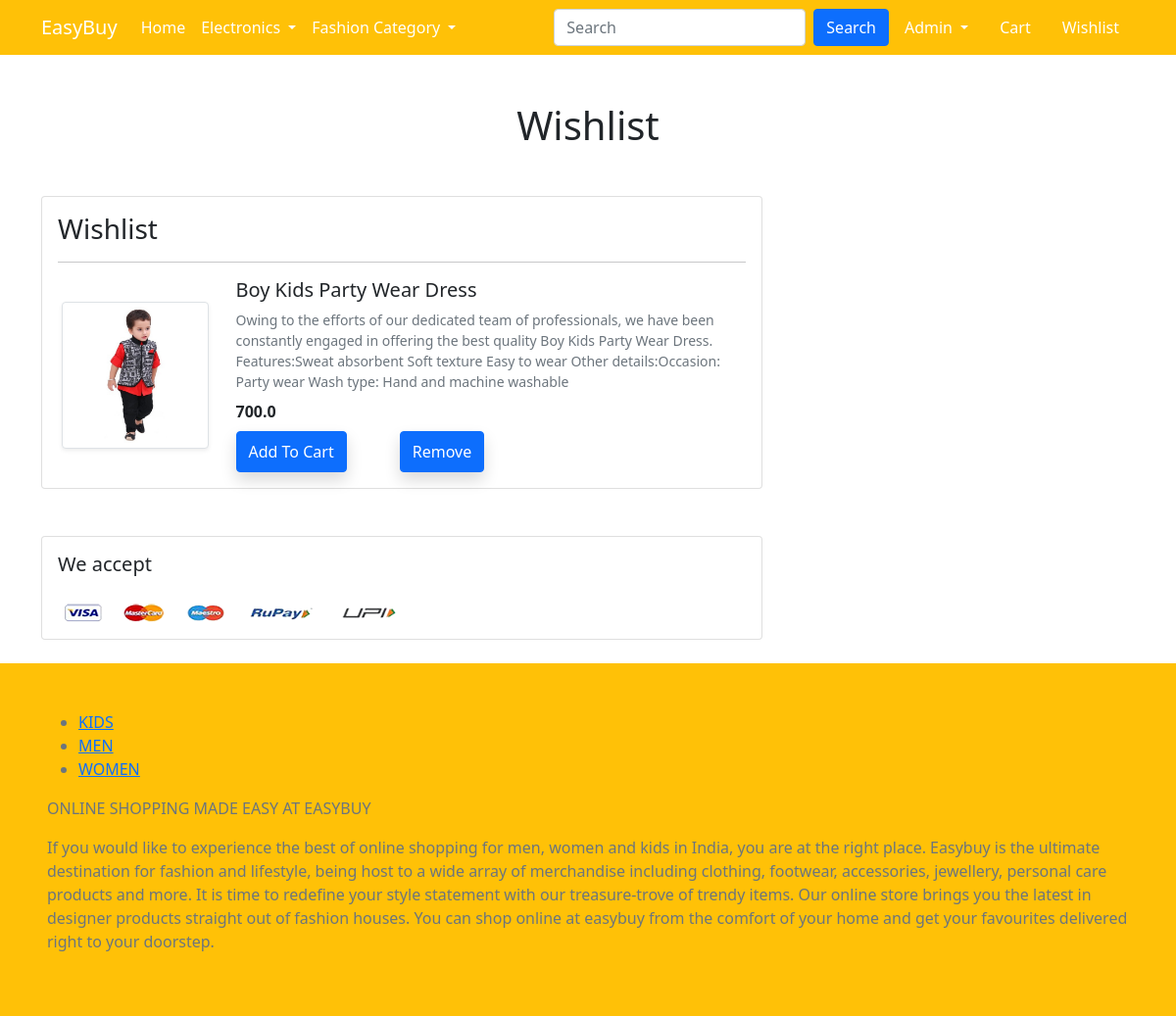
Screenshot of /wishlist/ (signed in) with the database file from the repository.
### app/models.py (models this page shows, shortened)
class WishList(models.Model):
    user = models.ForeignKey(User, on_delete=models.CASCADE)
    product = models.ForeignKey(Product, on_delete=models.CASCADE)

class Product(models.Model):
    tittle = models.CharField(max_length=100)
    selling_price = models.FloatField()
    discount_price = models.FloatField()
    description = models.TextField()
    brand = models.CharField(max_length=100)
    category = models.CharField(choices=CATEGORY_CHOICES, max_length=2)
    product_image = models.ImageField(upload_to='productimg')

### app/views.py (the view)
# urls.py: path('wishlist/', show_wishlist, name='wishlist'),
@login_required(login_url="/account/login/")
def show_wishlist(request):
    if request.user.is_authenticated:
        user = request.user
        wishlist = WishList.objects.filter(user=user)
        wishlist_product = [p for p in WishList.objects.all() if p.user == user]
        if wishlist_product:
            return render(request, 'app/wishlist.html', {'wishlist_product': wishlist_product, 'wishlist': wishlist})
        else:
            return render(request, 'app/emptywishlist.html')

### app/templates/app/wishlist.html (shortened to what this page needs)
{% extends 'app/base.html' %}
{% load static %}
{% block main-content %}
<div class="container my-5">
 <div class="row">
  <h1 class="text-center mb-5">Wishlist</h1>
  <div class="col-sm-8">
  <div class="card">
   <div class="card-body">
    <h3>Wishlist</h3>
    {% for wishlist in wishlist_product %}<hr>
    <div class="row">
     <div class="col-sm-3 text-center align-self-center"><img src="{{wishlist.product.product_image.url}}" alt="" srcset="" class="img-fluid img-thumbnail shadow-sm" height="150" width="150"> </div>
     <div class="col-sm-9">
      <div>
       <h5>{{wishlist.product.tittle}}</h5>
       <p class="mb-2 text-muted small">{{wishlist.product.description}}</p>
       <p class="mb-2"><strong>{{wishlist.product.discount_price}}</strong></p>
      </div>
      {% if item_already_in_wishlist %}
      <a href="{% url 'wishlist' %}" class="btn btn-warning shadow px-5 py-2  ms-4">Go To Wishlist</a>
     {% else %}
      <form action="/add-to-cart" class="d-inline">
    <button type="submit" class="btn btn-primary shadow pxx-5 py-2">Add To Cart</button>
      </form>
      <form action="/remove_wishlist" class="d-inline">
    <button type="submit" class="btn btn-primary shadow pxx-5 py-2" style="margin-left: 50px;">Remove</button>
      </form>
      {% endif %}
     </div>
    </div>
    {% endfor %}
   </div>
   </div>
  </div>
 </div>
</div>
<div class="container">
 <div class="row">
  <div class="col-sm-8">
   <div class="card">
    <div class="card-body">
      <h5 class="mb-4">We accept</h5>
      <img src="{% static 'app/images/payment.png' %}" alt="" class="img-fluid">
    </div>
  </div>
  </div>
 </div>
</div>
{% endblock main-content %}

### app/templates/app/base.html (shortened to what this page needs)
<!doctype html>
{% load static %}
<html lang="en">
  <head>
    <link href="https://cdn.jsdelivr.net/npm/bootstrap@5.0.0-beta1/dist/css/bootstrap.min.css" rel="stylesheet">
    <link rel="stylesheet" href="{% static 'app/css/owl.carousel.min.css' %}">
    <link rel="stylesheet" href="{% static 'app/css/all.min.css' %}">
    <link rel="stylesheet" href="{% static 'app/css/style.css' %}">
  </head>
  <body>
    <nav class="navbar navbar-expand-lg navbar-dark bg-warning">
     <div class="container">
       <a class="navbar-brand" href="/">EasyBuy</a>
       <div class="collapse navbar-collapse" id="navbarSupportedContent">
         <ul class="navbar-nav me-auto mb-2 mb-lg-0">
           <li class="nav-item">
             <a class="nav-link active" aria-current="page" href="/">Home</a>
           </li>
           <li class="nav-item dropdown">
             <a class="nav-link dropdown-toggle text-white" href="#" id="electronicsDropdown" role="button" data-bs-toggle="dropdown" aria-expanded="false">
               Electronics
             </a>
           </li>
           <li class="nav-item dropdown">
             <a class="nav-link dropdown-toggle text-white" href="#" id="fashionDropdown" role="button" data-bs-toggle="dropdown" aria-expanded="false">
              Fashion Category
             </a>
           </li>
         </ul>
         <form method="get" class="d-flex" action="/search/">
           <input class="form-control me-2" type="search" placeholder="Search" aria-label="Search" name="tittle" id="tittle">
           <button class="btn btn-primary" type="submit">Search</button>
         </form>
         <div>
          <ul class="navbar-nav me-auto mb-2 mb-lg-0">
            {% if request.user.is_authenticated %}
           <li class="nav-item dropdown mx-2">
              <a class="nav-link dropdown-toggle text-white" href="#" id="profileDropdown" role="button" data-bs-toggle="dropdown" aria-expanded="false">
                {{request.user.username|capfirst}}
              </a>
            </li>
            <li class="nav-item mx-2">
             <a href="{% url 'showcart' %}" class="nav-link text-white"> Cart </a>
            </li>
            <li class="nav-item mx-2">
             <a href="{% url 'wishlist' %}" class="nav-link text-white"> Wishlist </a>
            </li>
              {% endif %}
          </ul>
         </div>
       </div>
     </div>
    </nav>
    {% block main-content %} {% endblock main-content %}
   <br>
    <footer class="bd-footer text-muted bg-warning">
      <div class="container-fluid p-3 p-md-5">
        <ul class="bd-footer-links">
          <li><a href="#">KIDS</a></li>
          <li><a href="#">MEN</a></li>
          <li><a href="#">WOMEN</a></li>
        </ul>
        <p>ONLINE SHOPPING MADE EASY AT EASYBUY</p>
        <p>If you would like to experience the best of online shopping for men, women and kids in India, you are at the right place. Easybuy is the ultimate destination for fashion and lifestyle, being host to a wide array of merchandise including clothing, footwear, accessories, jewellery, personal care products and more. It is time to redefine your style statement with our treasure-trove of trendy items. Our online store brings you the latest in designer products straight out of fashion houses. You can shop online at easybuy from the comfort of your home and get your favourites delivered right to your doorstep.</p>
      </div>
    </footer>
  </body>
</html>

### rows the page displays
WishList: product.product_image (picture), product.tittle "Boy Kids Party Wear Dress", product.description "Owing to the efforts of our dedicated team of professionals, we have been constantly engaged in offering the best quality Boy Kids Party Wear Dress. Features:Sweat absorbent Soft texture Easy to wear Other details:Occasion: Party wear Wash type: Hand and machine washable", product.discount_price "700.0"

### other values shown
{{ request.user.username|capfirst }} "Admin"
